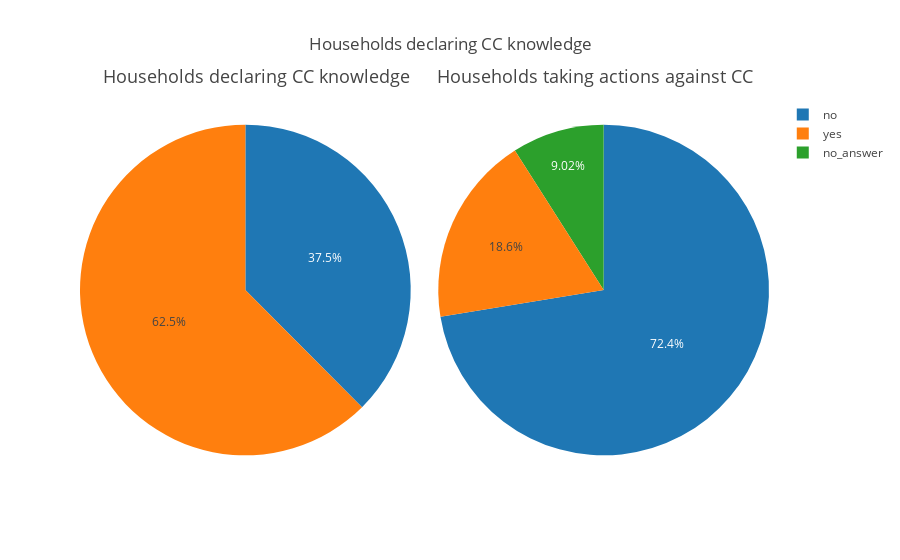

Notebook code cell kept with this figure:
### Markdown cell above
## Climate change awareness

### Code cell
cc_knowledge = reg_survey.groupby('cc_knowledge').size()
taking_action_cc = reg_survey.groupby('taking_action_cc').size()
fig_cc_knowledge = {
    "layout": {
        "title": {
            "text": "Households declaring CC knowledge"
        },
        "annotations": [
            {
                "font": {
                    "size": 18
                },
                "showarrow": False,
                "text": "Households declaring CC knowledge",
                "x": 0.03,
                "y": 1.1
            },
            {
                "font": {
                    "size": 18
                },
                "showarrow": False,
                "text": "Households taking actions against CC",
                "x": 0.98,
                "y": 1.1
            }
        ]
    },
    "data": [
        {

            "values": cc_knowledge.values,
            "labels": cc_knowledge.index.values,
            "domain": {
                "x": [0, .48]
            },
            "type": "pie",
            "sort": False
        },
        {

            "values": taking_action_cc.values,
            "labels": taking_action_cc.index.values,
            "domain": {
                "x": [.52, 1]
            },
            "type": "pie",
            "sort": False
        },
    ]
}

iplot(fig_cc_knowledge)

### Figure 1 — Plotly figure (JSON) as saved in the notebook; plotly's stock layout.template omitted (floating-point values rounded to 4 significant figures)
{"data": [{"domain": {"x": [0, 0.48]}, "labels": ["no", "yes"], "sort": false, "type": "pie", "values": [143, 238]}, {"domain": {"x": [0.52, 1]}, "labels": ["no", "no_answer", "yes"], "sort": false, "type": "pie", "values": [273, 34, 70]}], "layout": {"annotations": [{"font": {"size": 18}, "showarrow": false, "text": "Households declaring CC knowledge", "x": 0.03, "y": 1.1}, {"font": {"size": 18}, "showarrow": false, "text": "Households taking actions against CC", "x": 0.98, "y": 1.1}], "title": {"text": "Households declaring CC knowledge"}}}
